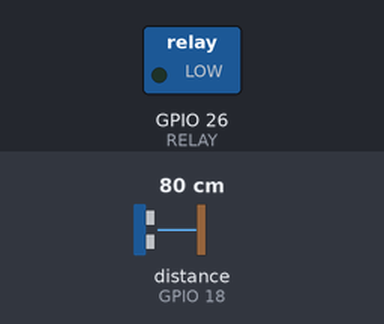
The sketch below on a simulated ESP32. Shown: switched loads named in the sketch (green lamp = pin HIGH). Wiring (inferred from the names in the program): ultrasonic range finder: trigger GPIO 5; echo GPIO 18. Inputs (shaded band) come from the test bench; at power-on: distance to the obstacle (sensor on GPIO 18) 80 cm. The echo pulse lasts 58.3 µs per cm; WiFi joins after 1.5 s; servers stay silent unless stated; pins used as bus, display or sensor lines are not drawn.

Above: at 2.7 s.
2.8 s: distance to the obstacle (sensor on GPIO 18) set to 99 cm
5.5 s: distance to the obstacle (sensor on GPIO 18) set to 106 cm
At 6.5 s:
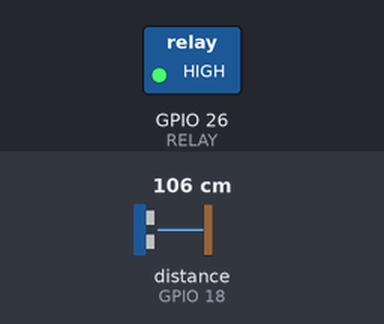
8.2 s: distance to the obstacle (sensor on GPIO 18) set to 42 cm
11.0 s: distance to the obstacle (sensor on GPIO 18) set to 35 cm
At 12.9 s:
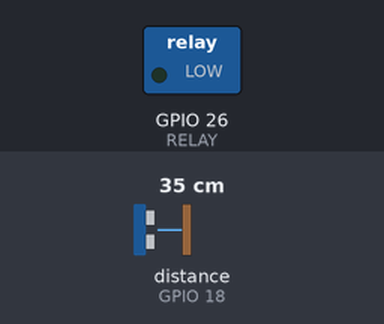
13.7 s: distance to the obstacle (sensor on GPIO 18) set to 120 cm
At 15.0 s:
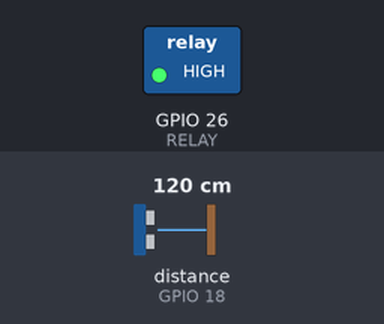
Timing chart, 0 to 16.7 s (numbered marks = the images above; inputs shaded):
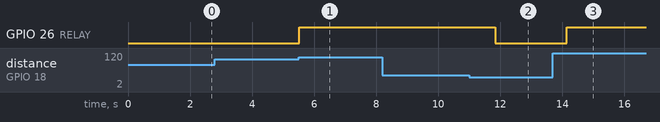

Measured:
- the behaviour switches between 102 and 103 cm on distance to the obstacle (sensor on GPIO 18) (found by bisection; images 0 and 1)
- the behaviour switches between 40 and 39 cm on distance to the obstacle (sensor on GPIO 18) (found by bisection; images 1 and 2)
- after the input at 2.8 s, every drawn part: stays the same
- after the input at 5.5 s, GPIO 26 (RELAY): LOW → HIGH at once
- after the input at 8.2 s, every drawn part: stays the same
- after the input at 11.0 s, GPIO 26 (RELAY): HIGH → LOW after 0.83 s
- after the input at 13.7 s, GPIO 26 (RELAY): LOW → HIGH after 0.44 s

The sketch:

tandon_otomatis.ino
```cpp
#include <WiFi.h>
#include <WiFiClientSecure.h>
#include <UniversalTelegramBot.h>

const char* SSID = "NamaWiFi";
const char* PASS = "PasswordWiFi";
#define BOT_TOKEN "TOKEN-DARI-BOTFATHER"
#define CHAT_ID   "ID-CHAT-KAMU"

const int TRIG = 5, ECHO = 18, RELAY = 26;
const float KOSONG = 120;   // jarak sensor ke dasar (cm)
const float PENUH  = 30;    // jarak saat penuh (min 25 cm)

WiFiClientSecure client;
UniversalTelegramBot bot(BOT_TOKEN, client);
bool pompa = false;

float bacaJarak() {
  digitalWrite(TRIG, LOW);  delayMicroseconds(2);
  digitalWrite(TRIG, HIGH); delayMicroseconds(10);
  digitalWrite(TRIG, LOW);
  long waktu = pulseIn(ECHO, HIGH, 30000);  // waktu pantul (us)
  return waktu * 0.0343 / 2;                // jadi cm
}

void setup() {
  pinMode(TRIG, OUTPUT);
  pinMode(ECHO, INPUT);
  pinMode(RELAY, OUTPUT);
  digitalWrite(RELAY, LOW);
  WiFi.begin(SSID, PASS);
  while (WiFi.status() != WL_CONNECTED) delay(500);
  client.setCACert(TELEGRAM_CERTIFICATE_ROOT);
}

void loop() {
  float jarak = bacaJarak();
  int persen = (KOSONG - jarak) * 100 / (KOSONG - PENUH);
  persen = constrain(persen, 0, 100);

  if (persen < 20 && !pompa) {
    pompa = true;
    digitalWrite(RELAY, HIGH);
    bot.sendMessage(CHAT_ID, "Air " + String(persen) + "%, pompa NYALA", "");
  }
  if (persen >= 90 && pompa) {
    pompa = false;
    digitalWrite(RELAY, LOW);
    bot.sendMessage(CHAT_ID, "Tandon penuh, pompa MATI", "");
  }
  delay(2000);
}
```
